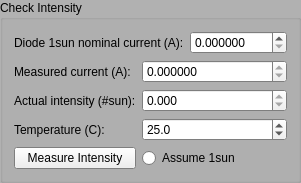
            <widget class="QGroupBox" name="groupBox_CheckIntensity">
             <property name="palette">
              <palette>
               <active>
                <colorrole role="Base">
                 <brush brushstyle="SolidPattern">
                  <color alpha="255">
                   <red>255</red>
                   <green>255</green>
                   <blue>255</blue>
                  </color>
                 </brush>
                </colorrole>
                <colorrole role="Window">
                 <brush brushstyle="SolidPattern">
                  <color alpha="255">
                   <red>177</red>
                   <green>177</green>
                   <blue>177</blue>
                  </color>
                 </brush>
                </colorrole>
               </active>
               <inactive>
                <colorrole role="Base">
                 <brush brushstyle="SolidPattern">
                  <color alpha="255">
                   <red>255</red>
                   <green>255</green>
                   <blue>255</blue>
                  </color>
                 </brush>
                </colorrole>
                <colorrole role="Window">
                 <brush brushstyle="SolidPattern">
                  <color alpha="255">
                   <red>177</red>
                   <green>177</green>
                   <blue>177</blue>
                  </color>
                 </brush>
                </colorrole>
               </inactive>
               <disabled>
                <colorrole role="Base">
                 <brush brushstyle="SolidPattern">
                  <color alpha="255">
                   <red>177</red>
                   <green>177</green>
                   <blue>177</blue>
                  </color>
                 </brush>
                </colorrole>
                <colorrole role="Window">
                 <brush brushstyle="SolidPattern">
                  <color alpha="255">
                   <red>177</red>
                   <green>177</green>
                   <blue>177</blue>
                  </color>
                 </brush>
                </colorrole>
               </disabled>
              </palette>
             </property>
             <property name="cursor">
              <cursorShape>ArrowCursor</cursorShape>
             </property>
             <property name="autoFillBackground">
              <bool>true</bool>
             </property>
             <property name="title">
              <string>Check Intensity</string>
             </property>
             <property name="flat">
              <bool>false</bool>
             </property>
             <property name="checkable">
              <bool>false</bool>
             </property>
             <layout class="QGridLayout" name="gridLayout_2">
              <item row="0" column="0" colspan="2">
               <widget class="QLabel" name="label_8">
                <property name="text">
                 <string>Diode 1sun nominal current (A):</string>
                </property>
               </widget>
              </item>
              <item row="0" column="2">
               <widget class="QDoubleSpinBox" name="doubleSpinBox_DiodeNominalCurrent">
                <property name="decimals">
                 <number>6</number>
                </property>
                <property name="maximum">
                 <double>1000.000000000000000</double>
                </property>
               </widget>
              </item>
              <item row="1" column="0">
               <widget class="QLabel" name="label_10">
                <property name="text">
                 <string>Measured current (A):</string>
                </property>
               </widget>
              </item>
              <item row="1" column="1" colspan="2">
               <widget class="QDoubleSpinBox" name="doubleSpinBox_MeasuredDiodeCurrent">
                <property name="readOnly">
                 <bool>true</bool>
                </property>
                <property name="decimals">
                 <number>6</number>
                </property>
                <property name="maximum">
                 <double>1000.000000000000000</double>
                </property>
               </widget>
              </item>
              <item row="2" column="0">
               <widget class="QLabel" name="label_11">
                <property name="text">
                 <string>Actual intensity (#sun):</string>
                </property>
               </widget>
              </item>
              <item row="2" column="1" colspan="2">
               <widget class="QDoubleSpinBox" name="doubleSpinBox_NumbSun">
                <property name="enabled">
                 <bool>true</bool>
                </property>
                <property name="focusPolicy">
                 <enum>Qt::NoFocus</enum>
                </property>
                <property name="inputMethodHints">
                 <set>Qt::ImhFormattedNumbersOnly</set>
                </property>
                <property name="readOnly">
                 <bool>true</bool>
                </property>
                <property name="decimals">
                 <number>3</number>
                </property>
               </widget>
              </item>
              <item row="3" column="0">
               <widget class="QLabel" name="label_12">
                <property name="text">
                 <string>Temperature (C):</string>
                </property>
               </widget>
              </item>
              <item row="3" column="1" colspan="2">
               <widget class="QDoubleSpinBox" name="doubleSpinBox_Temperature">
                <property name="decimals">
                 <number>1</number>
                </property>
                <property name="value">
                 <double>25.000000000000000</double>
                </property>
               </widget>
              </item>
              <item row="4" column="0">
               <widget class="QPushButton" name="pushButton_MeasureIntensityDiode">
                <property name="text">
                 <string>Measure Intensity</string>
                </property>
               </widget>
              </item>
              <item row="4" column="1" colspan="2">
               <widget class="QRadioButton" name="radioButton_Assume1sun">
                <property name="text">
                 <string>Assume 1sun</string>
                </property>
               </widget>
              </item>
             </layout>
            </widget>
